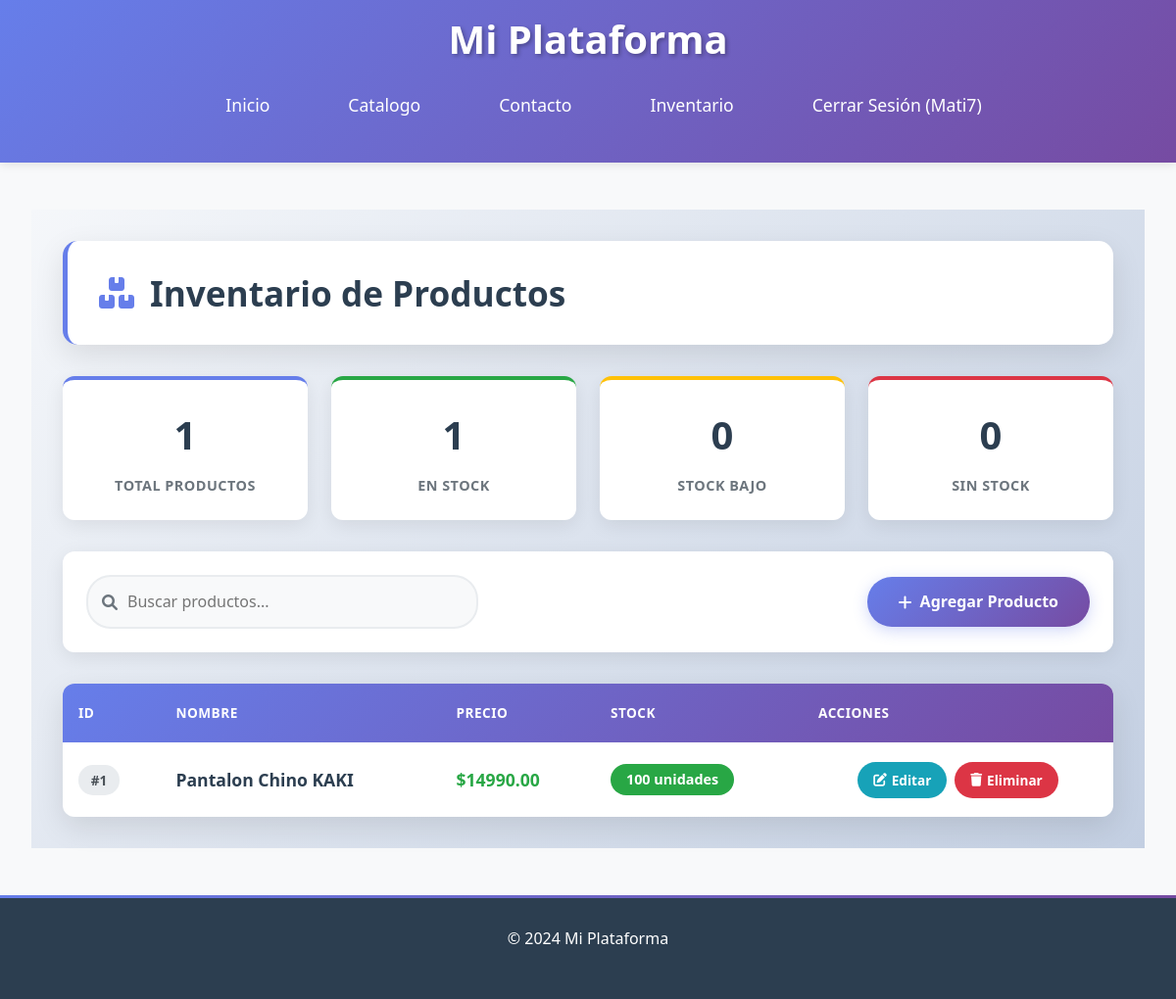
/panel/inventario/ (signed in), run on the app's committed database.
### myapp_login/models.py (models this page shows)
class CustomUser(AbstractUser):
    class Meta:
        permissions = [
            ("InventarioView", "Permiso para ver el inventario"),
            ("CrearProductoView", "Permiso para crear productos"),
            ("EditarProductoView", "Permiso para editar productos"),
            ("EliminarProductoView", "Permiso para eliminar productos"),
        ]

### myapp/models.py (models this page shows, shortened)
class Producto(models.Model):
    nombre = models.CharField(max_length=100)
    descripcion = models.TextField()
    precio = models.DecimalField(max_digits=10, decimal_places=2)
    stock = models.IntegerField()
    fecha_creacion = models.DateTimeField(auto_now_add=True)

### myapp_login/views.py (the view)
# urls.py: path('inventario/', views.inventario_view, name='inventario'),
def inventario_view(request):
    resultado = verificar_login_permiso(request, 'myapp_login.InventarioView')
    if resultado:
        return resultado
    productos = Producto.objects.all()
    return render(request, 'inventario.html', {'productos': productos})

### myapp_login/mixins.py (called while the page is built)
def verificar_login_permiso(request, permiso_necesario):
    if not request.user.is_authenticated:
        return redirect('panel:login')
    if not request.user.has_perm(permiso_necesario):
        messages.error(request, "No tienes permiso para acceder a esta sección.")
        return redirect('index')  # Redirigir a la página principal u otra adecuada
    return None  # Indica que el usuario tiene acceso

### myapp_login/templates/inventario.html (shortened to what this page needs)
{% extends 'base.html' %}
{% load static %}
{% block extra_head %}
<link rel="stylesheet" href="{% static 'css/inventario.css' %}">
<link rel="stylesheet" href="https://cdnjs.cloudflare.com/ajax/libs/font-awesome/6.0.0/css/all.min.css">
{% endblock %}
{% block content %}
<div class="inventario-container">
    <div class="container">
        <div class="inventario-header">
            <h1 class="inventario-title">
                <i class="fas fa-boxes"></i>
                Inventario de Productos
            </h1>
        </div>
        <div class="stats-container">
            <div class="stat-card">
                <div class="stat-number">{{ productos|length }}</div>
                <div class="stat-label">Total Productos</div>
            </div>
            <div class="stat-card">
                <div class="stat-number">{{ productos|length }}</div>
                <div class="stat-label">En Stock</div>
            </div>
            <div class="stat-card">
                <div class="stat-number">0</div>
                <div class="stat-label">Stock Bajo</div>
            </div>
            <div class="stat-card">
                <div class="stat-number">0</div>
                <div class="stat-label">Sin Stock</div>
            </div>
        </div>
        <div class="inventario-controls">
            <div class="search-container">
                <i class="fas fa-search search-icon"></i>
                <input type="text" class="search-input" placeholder="Buscar productos..." id="searchInput">
            </div>
            <a href="{% url 'panel:crear_producto' %}" class="btn-agregar">
                <i class="fas fa-plus"></i>
                Agregar Producto
            </a>
        </div>
        {% if productos %}
        <div class="productos-table-container">
            <table class="productos-table" id="productosTable">
                <thead>
                    <tr>
                        <th>ID</th>
                        <th>Nombre</th>
                        <th>Precio</th>
                        <th>Stock</th>
                        <th>Acciones</th>
                    </tr>
                </thead>
                <tbody>
                    {% for producto in productos %}
                    <tr>
                        <td>
                            <span class="producto-id">#{{ producto.id }}</span>
                        </td>
                        <td>
                            <div class="producto-nombre">{{ producto.nombre }}</div>
                        </td>
                        <td>
                            <span class="producto-precio">${{ producto.precio|floatformat:2 }}</span>
                        </td>
                        <td>
                            <span class="producto-stock {% if producto.stock > 10 %}stock-alto{% elif producto.stock > 5 %}stock-medio{% else %}stock-bajo{% endif %}">
                                {{ producto.stock }} unidades
                            </span>
                        </td>
                        <td>
                            <div class="acciones-container">
                                <a href="{% url 'panel:editar_producto' producto.id %}" class="btn-accion btn-editar">
                                    <i class="fas fa-edit"></i>
                                    Editar
                                </a>
                                <a href="{% url 'panel:eliminar_producto' producto.id %}" class="btn-accion btn-eliminar">
                                    <i class="fas fa-trash"></i>
                                    Eliminar
                                </a>
                            </div>
                        </td>
                    </tr>
                    {% endfor %}
                </tbody>
            </table>
        </div>
        {% endif %}
    </div>
</div>
{% endblock %}

### myapp/templates/base.html (shortened to what this page needs)
{% load static %}
<!DOCTYPE html>
<html lang="es">
<head>
    {% block extra_head %}{% endblock %}
    <link rel="stylesheet" href="https://cdnjs.cloudflare.com/ajax/libs/font-awesome/6.0.0/css/all.min.css">
    <link href="https://cdn.jsdelivr.net/npm/bootstrap@5.3.0/dist/css/bootstrap.min.css" rel="stylesheet">
    <link rel="stylesheet" href="{% static 'css/styles.css' %}">
</head>
<body>
    <header>
        <h1>Mi Plataforma</h1>
        <nav>
            <ul>
                <li><a href="{% url 'index' %}">Inicio</a></li>
                <li><a href="#">Catalogo</a></li>
                <li><a href="{% url 'contacto' %}">Contacto</a></li>
                {% if user.is_authenticated %}
                <li><a href="{% url 'panel:inventario' %}">Inventario</a></li>
                {% endif %}
                {% if user.is_authenticated %}
                <li><a href="{% url 'panel:logout' %}">Cerrar Sesión ({{ user.username }})</a></li>
                {% else %}
                <li><a href="{% url 'panel:login' %}">Iniciar Sesión</a></li>
                <li><a href="{% url 'panel:register' %}">Registrarse</a></li>
                {% endif %}
            </ul>
        </nav>
    </header>
    <main>
        {% block content %}{% endblock %}
    </main>
    <footer>
        <p>&copy; {{ year|default:2024 }} Mi Plataforma</p>
    </footer>
</body>
</html>

### myapp_login/static/css/inventario.css (style rules this page uses)
.inventario-container { background: linear-gradient(135deg, #f5f7fa 0%, #c3cfe2 100%); min-height: 80vh; padding: 2rem 0; }
.inventario-header { background: white; border-radius: 15px; padding: 2rem; margin-bottom: 2rem; box-shadow: 0 10px 30px rgba(0, 0, 0, 0.1); border-left: 5px solid #667eea; }
.inventario-title { color: #2c3e50; font-size: 2.2rem; font-weight: 700; margin: 0; display: flex; align-items: center; gap: 1rem; }
.inventario-title i { color: #667eea; font-size: 2rem; }
.stats-container { display: grid; grid-template-columns: repeat(auto-fit, minmax(200px, 1fr)); gap: 1.5rem; margin-bottom: 2rem; }
.stat-card { background: white; border-radius: 12px; padding: 1.5rem; text-align: center; box-shadow: 0 5px 20px rgba(0, 0, 0, 0.08); transition: transform 0.3s ease, box-shadow 0.3s ease; border-top: 4px solid; }
.stat-card:nth-child(1) { border-top-color: #667eea; }
.stat-card:nth-child(2) { border-top-color: #28a745; }
.stat-card:nth-child(3) { border-top-color: #ffc107; }
.stat-card:nth-child(4) { border-top-color: #dc3545; }
.stat-number { font-size: 2.5rem; font-weight: 700; margin: 0; color: #2c3e50; }
.stat-label { color: #6c757d; font-size: 0.9rem; text-transform: uppercase; font-weight: 600; letter-spacing: 0.5px; margin-top: 0.5rem; }
.inventario-controls { background: white; border-radius: 12px; padding: 1.5rem; margin-bottom: 2rem; box-shadow: 0 5px 20px rgba(0, 0, 0, 0.08); display: flex; justify-content: space-between; align-items: center; flex-wrap: wrap; gap: 1rem; }
.search-container { position: relative; flex: 1; max-width: 400px; }
.search-input { width: 100%; padding: 0.8rem 1rem 0.8rem 2.5rem; border: 2px solid #e9ecef; border-radius: 25px; font-size: 1rem; transition: all 0.3s ease; background: #f8f9fa; }
.search-icon { position: absolute; left: 1rem; top: 50%; transform: translateY(-50%); color: #6c757d; }
.btn-agregar { background: linear-gradient(135deg, #667eea 0%, #764ba2 100%); color: white; border: none; padding: 0.8rem 2rem; border-radius: 25px; font-weight: 600; text-decoration: none; transition: all 0.3s ease; display: inline-flex; align-items: center; gap: 0.5rem; box-shadow: 0 4px 15px rgba(102, 126, 234, 0.3); }
.productos-table-container { background: white; border-radius: 12px; overflow: hidden; box-shadow: 0 10px 30px rgba(0, 0, 0, 0.1); }
.productos-table { width: 100%; margin: 0; border-collapse: collapse; }
.productos-table thead { background: linear-gradient(135deg, #667eea 0%, #764ba2 100%); color: white; }
.productos-table th { padding: 1.2rem 1rem; text-align: left; font-weight: 600; text-transform: uppercase; font-size: 0.85rem; letter-spacing: 0.5px; border: none; }
.productos-table tbody tr { transition: all 0.2s ease; border-bottom: 1px solid #e9ecef; }
.productos-table tbody tr:last-child { border-bottom: none; }
.productos-table td { padding: 1.2rem 1rem; vertical-align: middle; border: none; }
.producto-id { background: #e9ecef; color: #495057; padding: 0.3rem 0.8rem; border-radius: 15px; font-weight: 600; font-size: 0.85rem; display: inline-block; }
.producto-nombre { font-weight: 600; color: #2c3e50; font-size: 1.1rem; }
.producto-precio { color: #28a745; font-weight: 700; font-size: 1.1rem; }
.producto-stock { padding: 0.4rem 1rem; border-radius: 20px; font-weight: 600; text-align: center; color: white; font-size: 0.9rem; }
.stock-alto { background-color: #28a745; }
.acciones-container { display: flex; gap: 0.5rem; justify-content: center; }
.btn-accion { padding: 0.5rem 1rem; border: none; border-radius: 20px; font-size: 0.85rem; font-weight: 600; text-decoration: none; transition: all 0.2s ease; display: inline-flex; align-items: center; gap: 0.3rem; }
.btn-editar { background-color: #17a2b8; color: white; }
.btn-eliminar { background-color: #dc3545; color: white; }
.inventario-container > * { animation: slideIn 0.6s ease forwards; }
.inventario-header { animation-delay: 0.1s; }
.stats-container { animation-delay: 0.2s; }
.inventario-controls { animation-delay: 0.3s; }
.productos-table-container { animation-delay: 0.4s; }

### data on the page
CustomUser: username "Mati7"
Producto: id "1", nombre "Pantalon Chino KAKI", precio "14990.00", stock "100"

### other printed values
{{ productos|length }} "1"
{{ year|default:2024 }} "2024"
